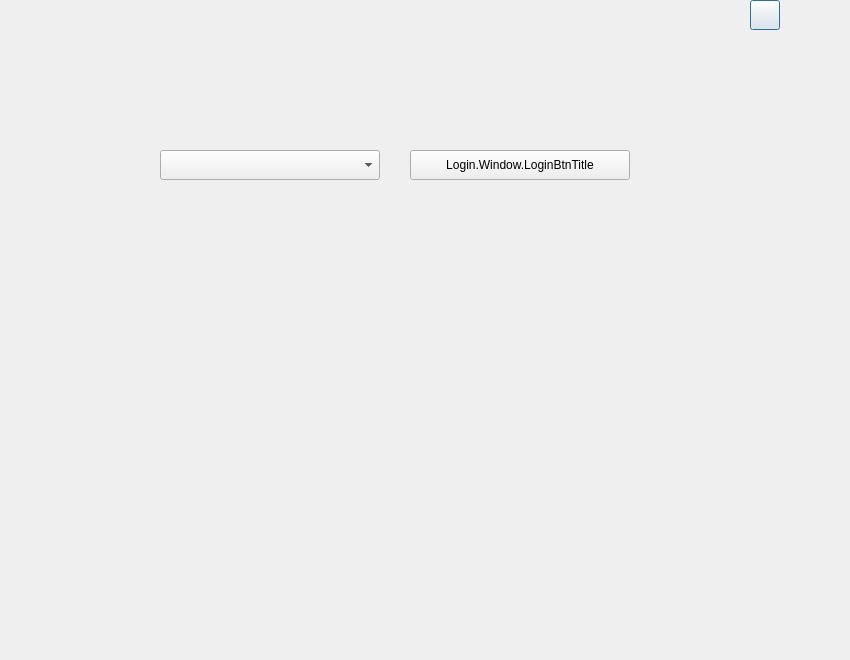
<?xml version="1.0" encoding="UTF-8"?>
<ui version="4.0">
 <class>LoginWindow</class>
 <widget class="QDialog" name="LoginWindow">
  <property name="geometry">
   <rect>
    <x>0</x>
    <y>0</y>
    <width>850</width>
    <height>660</height>
   </rect>
  </property>
  <property name="minimumSize">
   <size>
    <width>850</width>
    <height>660</height>
   </size>
  </property>
  <property name="maximumSize">
   <size>
    <width>850</width>
    <height>660</height>
   </size>
  </property>
  <property name="windowTitle">
   <string>LoginWindow</string>
  </property>
  <widget class="QComboBox" name="accountComboBox">
   <property name="geometry">
    <rect>
     <x>160</x>
     <y>150</y>
     <width>220</width>
     <height>30</height>
    </rect>
   </property>
   <property name="sizePolicy">
    <sizepolicy hsizetype="Fixed" vsizetype="Fixed">
     <horstretch>0</horstretch>
     <verstretch>0</verstretch>
    </sizepolicy>
   </property>
   <property name="minimumSize">
    <size>
     <width>220</width>
     <height>30</height>
    </size>
   </property>
   <property name="maximumSize">
    <size>
     <width>220</width>
     <height>30</height>
    </size>
   </property>
   <property name="focusPolicy">
    <enum>Qt::WheelFocus</enum>
   </property>
   <property name="contextMenuPolicy">
    <enum>Qt::NoContextMenu</enum>
   </property>
   <property name="accessibleName">
    <string>login_username</string>
   </property>
   <property name="locale">
    <locale language="Chinese" country="China"/>
   </property>
   <property name="editable">
    <bool>false</bool>
   </property>
   <property name="insertPolicy">
    <enum>QComboBox::NoInsert</enum>
   </property>
  </widget>
  <widget class="QPushButton" name="loginButton">
   <property name="geometry">
    <rect>
     <x>410</x>
     <y>150</y>
     <width>220</width>
     <height>30</height>
    </rect>
   </property>
   <property name="minimumSize">
    <size>
     <width>220</width>
     <height>30</height>
    </size>
   </property>
   <property name="maximumSize">
    <size>
     <width>220</width>
     <height>30</height>
    </size>
   </property>
   <property name="focusPolicy">
    <enum>Qt::NoFocus</enum>
   </property>
   <property name="text">
    <string>Login.Window.LoginBtnTitle</string>
   </property>
  </widget>
  <widget class="QLabel" name="userHead">
   <property name="geometry">
    <rect>
     <x>350</x>
     <y>50</y>
     <width>90</width>
     <height>90</height>
    </rect>
   </property>
   <property name="minimumSize">
    <size>
     <width>90</width>
     <height>90</height>
    </size>
   </property>
   <property name="maximumSize">
    <size>
     <width>90</width>
     <height>90</height>
    </size>
   </property>
   <property name="text">
    <string/>
   </property>
   <property name="scaledContents">
    <bool>false</bool>
   </property>
  </widget>
  <widget class="QPushButton" name="pButtonArrow">
   <property name="geometry">
    <rect>
     <x>750</x>
     <y>0</y>
     <width>30</width>
     <height>30</height>
    </rect>
   </property>
   <property name="sizePolicy">
    <sizepolicy hsizetype="Minimum" vsizetype="Fixed">
     <horstretch>0</horstretch>
     <verstretch>0</verstretch>
    </sizepolicy>
   </property>
   <property name="minimumSize">
    <size>
     <width>30</width>
     <height>30</height>
    </size>
   </property>
   <property name="maximumSize">
    <size>
     <width>30</width>
     <height>30</height>
    </size>
   </property>
   <property name="text">
    <string/>
   </property>
  </widget>
  <widget class="QLabel" name="errLabel">
   <property name="geometry">
    <rect>
     <x>140</x>
     <y>250</y>
     <width>560</width>
     <height>40</height>
    </rect>
   </property>
   <property name="font">
    <font>
     <family>微软雅黑</family>
     <pointsize>16</pointsize>
    </font>
   </property>
   <property name="text">
    <string/>
   </property>
   <property name="alignment">
    <set>Qt::AlignCenter</set>
   </property>
  </widget>
 </widget>
 <resources/>
 <connections/>
</ui>
